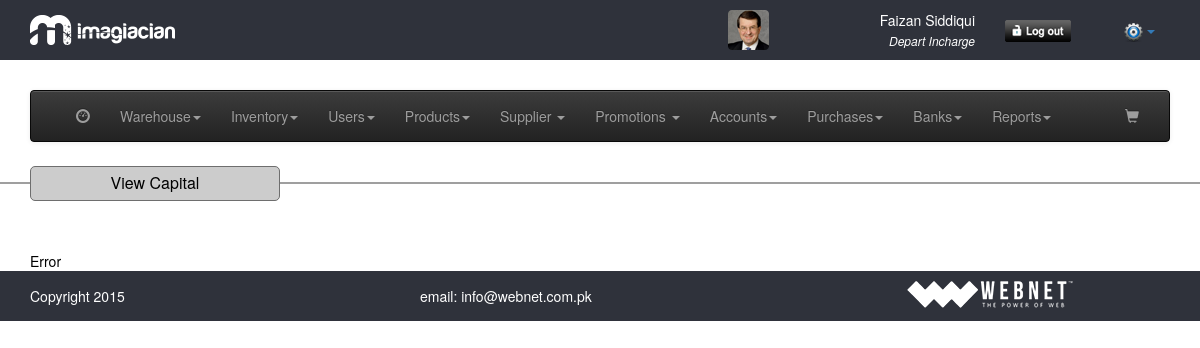
The app's page /view_capitals.php (signed in), older data.
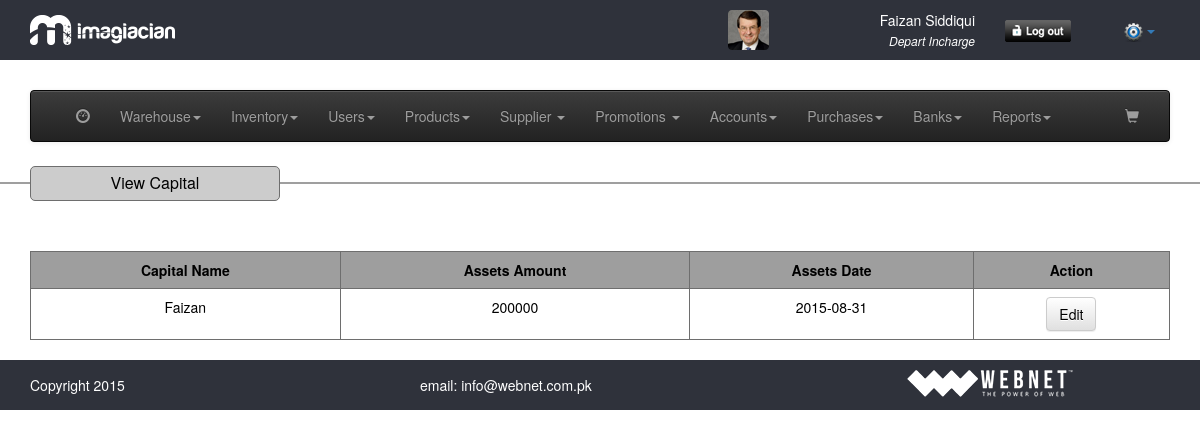
The same page, newer data.
### tables this page shows
CREATE TABLE IF NOT EXISTS `accounts_capital` (
  `capital_id` int(11) NOT NULL,
  `capital_name` varchar(128) NOT NULL,
  `capital_amount` varchar(64) NOT NULL,
  `capital_detail` text NOT NULL,
  `capital_date` varchar(32) NOT NULL,
  `capital_timestamp` timestamp NOT NULL DEFAULT CURRENT_TIMESTAMP
);

### common/class.database.php (called while the page is built, shortened)
<?php
class Database {
    public $_DB;
    public $_query;
    public $_select = array();
    public $_action;
    public $_table;
    public function __construct() {
        try {
            $this->_DB = new PDO('mysql:host=' . DB_HOST . ';dbname=' . DB_NAME, DB_USER, DB_PASS);
            $this->_DB->setAttribute(PDO::ATTR_ERRMODE, PDO::ERRMODE_EXCEPTION);
        } catch (PDOException $e) {
            echo 'ERROR: ' . $e->getMessage();
        }
    }
    public function query($query) {
        try {
            $this->_query = $this->_DB->prepare(filter_var($query, FILTER_SANITIZE_STRING));
            $this->_query->execute();
            $this->_select = array();
        } catch (PDOException $e) {
            $er = $e->errorInfo;
            echo '<p style="font-family:arial; background:#F00; position:absolute; z-index:10000; color:#FFF; padding:5px;">ERROR: ' . $er[2] . '</p>';
        }
    }
    public function build_query() {
        $query = $this->_action;
        if ($this->_action == 'SELECT') {
            if (!empty($this->_select)) {
                foreach ($this->_select as $column_name => $name) {
                    $query .=' ' . $column_name . ' as ' . $name . ', ';
                }
            } else {
                $query .= ' *';
            }
            $query = rtrim($query, ', ');
        }
        if ($this->_action != 'UPDATE' && $this->_action != 'INSERT') {
            $query .= ' FROM ';
        }
        $query .= $this->_table;
        $this->query($query);
    }
    public function all_results($fetch_type = PDO::FETCH_OBJ) {
        return $this->_query->fetchAll($fetch_type);
    }
    public function from($table_name, $num_rows = NULL) {
        $this->_action = 'SELECT';
        $this->_table = $table_name;
        $this->build_query();
    }
}

### classes/class.accounts.php (called while the page is built, shortened)
<?php
class accounts extends database
{
	function __construct()
	{
		$this->capital = 'accounts_capital';
	}
	public function get_capital($ID = NULL)
	{
		$this->from($this->capital);
		return $this->all_results();
	}
}
 ?>

### view_capitals.php (the view, shortened to what this page needs)
<?php require_once 'header.php'; ?>
<section>
	<hr/>
	<div class="container">
		<div class="row">
			<div class="tableHeading">
				<p class="nomargin alignCenter">View Capital</p>
			</div>
			<div class="col-md-12">
				<?php
				$accounts = new accounts();
				$results = $accounts->get_capital();
				if ($results) {
				?>
				<table border="1" cellpadding="0" cellspacing="0" class="table table-hover tableView">
					<tr>
						<th>Capital Name</th>
						<th>Assets Amount</th>
						<th>Assets Date</th>
						<th>Action</th>
					</tr>
						<?php
						foreach($results as $res){
						echo '<tr>';
						echo '<td>'. $res->capital_name .'</td>';
						echo '<td>'. $res->capital_amount.'</td>';
						echo '<td>'. $res->capital_date .'</td>';
						echo '<td class="alignCenter"><a href="add_capitals.php?id='.$res->capital_id.'" class="btn btn-default">Edit</a></td>';
						echo '</tr>';
						}
						?>
				</table>
				<?php
				}else{
					echo 'Error';
				}
				?>
			</div>
</section>
<?php require_once 'footer.php'; ?>

Row changes from the older to the newer data that the page shows:
added accounts_capital: capital_name "Faizan", capital_amount "200000", capital_date "2015-08-31"
Text that changed along with them:
text no longer shown: "Error"
text now shown: "Capital Name Assets Amount Assets Date Action"
